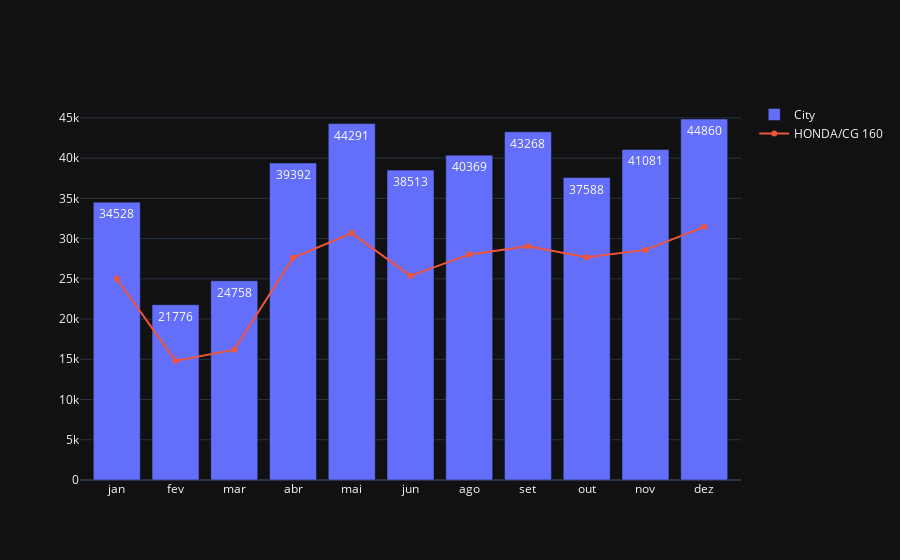

Notebook code for this chart:
### Code cell
import plotly.graph_objects as go

def update_output(value_x, value_y):
    x = teste[teste['categoria']== value_x] [teste['modelo']== value_y]
    
    fig = go.Figure(layout = {"template": "plotly_dark"})
    fig.add_trace (go.Bar (x= x['meses'], y = x['value_x'], name= value_x,
                            text = x ['value_x']))
    fig.add_trace (go.Scatter(x= x['meses'], y = x['value_y'], name= value_y,
                            text = x ['value_y']))
    return fig
    
update_output('City','HONDA/CG 160')

### Figure 1 — Plotly figure (JSON) as saved in the notebook; plotly's stock layout.template omitted (floating-point values rounded to 4 significant figures)
{"data": [{"name": "City", "text": [34528, 21776, 24758, 39392, 44291, 38513, 40369, 43268, 37588, 41081, 44860], "type": "bar", "x": ["jan", "fev", "mar", "abr", "mai", "jun", "ago", "set", "out", "nov", "dez"], "y": [34528, 21776, 24758, 39392, 44291, 38513, 40369, 43268, 37588, 41081, 44860]}, {"name": "HONDA/CG 160", "text": [25011, 14805, 16197, 27616, 30684, 25373, 28035, 29059, 27687, 28596, 31459], "type": "scatter", "x": ["jan", "fev", "mar", "abr", "mai", "jun", "ago", "set", "out", "nov", "dez"], "y": [25011, 14805, 16197, 27616, 30684, 25373, 28035, 29059, 27687, 28596, 31459]}], "layout": {}}
